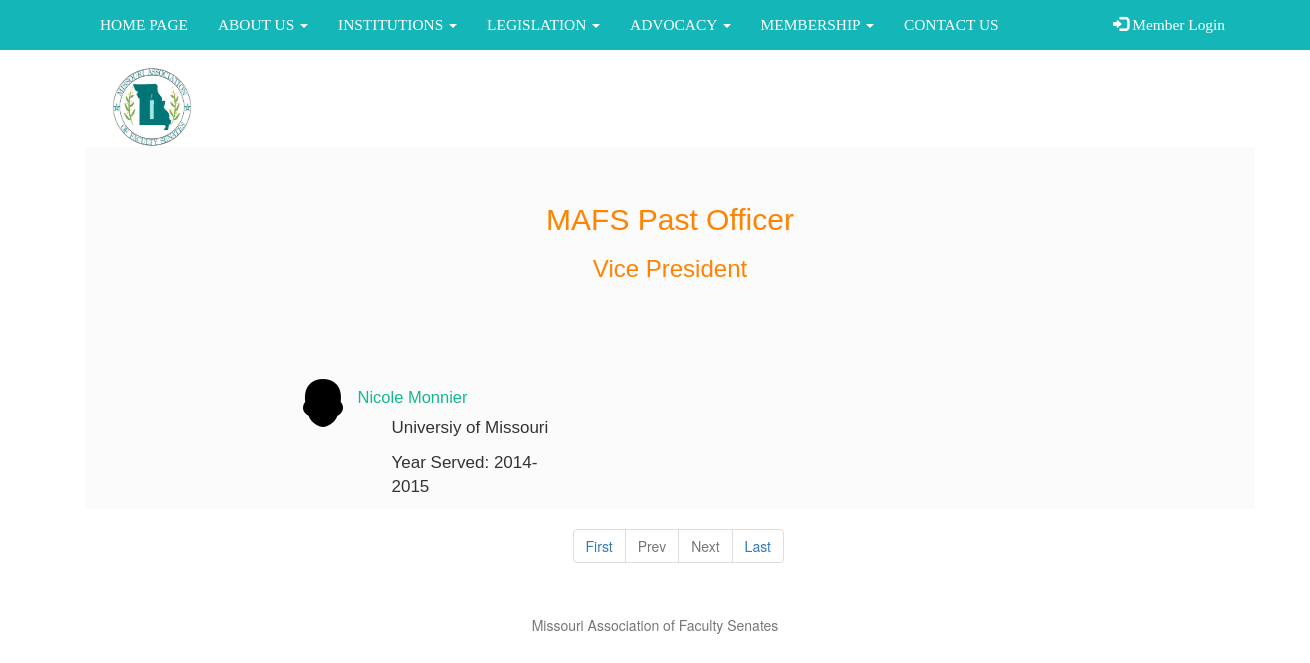
Screenshot of /views/pastVicePresident.php with the database file from the repository.
### tables this page shows
CREATE TABLE `pastemployee` (
  `ID` int(11) NOT NULL,
  `Name` text NOT NULL,
  `University` text NOT NULL,
  `Position` text NOT NULL,
  `Year` text NOT NULL
);

### views/pastVicePresident.php (the view, shortened to what this page needs)
<?php
    include_once('admin/sql.php');
    if (isset($_GET['pageno'])) {
        $pageno = $_GET['pageno'];
    } else {
        $pageno = 1;
    }
    $no_of_records_per_page = 10;
    $offset = ($pageno-1) * $no_of_records_per_page;
    $total_pages_sql = "SELECT COUNT(*)FROM `pastemployee` WHERE `Position` ='Vice President'";
    $result = mysqli_query($con,$total_pages_sql);
    $total_rows = mysqli_fetch_array($result)[0];
    $total_pages = ceil($total_rows / $no_of_records_per_page);
    $queryPast ="SELECT * FROM `pastemployee` WHERE `Position` ='Vice President' ORDER BY `ID` DESC LIMIT $offset, $no_of_records_per_page";
    $resultPast = mysqli_query($con,$queryPast);
?>
    <div class="container">
        <div class="container content">
            <div class="ff8300 officer"><h2>MAFS Past Officer</h2> <h3>Vice President</h3></div>
                <?php
                    $x = 0;
                    $pastEmployee = [];
                While ($row = mysqli_fetch_array($resultPast)){
                    $pastEmployee[$x]['Position'] = $row['Position'];
                    $pastEmployee[$x]['Name'] = $row['Name'];
                    $pastEmployee[$x]['University'] = $row['University'];
                    $pastEmployee[$x]['Year'] = $row['Year'];
                    $x++;
                };
        for ($i = 0 ; $i < count($pastEmployee); $i++) {?>
            <div class="row mediaBody">
                <div class="col-md-1"></div>
                <div class="col-md-3" style="padding-top:1em;">
                    <div class="media">
                        <div class="media-left">
                            <a href="#">
                                <img class="media-object" src="../public/images/user.png" alt="user">
                            </a>
                        </div>
                        <div class="media-body">
                            <div class="media">
                                        <div class="media-heading">
                                                <h5 class="b891" style="font-size:16.5px;"><?php echo($pastEmployee[$i]['Name']);?></h5>
                                                <p class="memberText"><?php echo($pastEmployee[$i]['University']);?></p>
                                                <p class="memberText">Year Served: <?php echo($pastEmployee[$i]['Year']);?></p>
                                    </div>
                            </div>
                        </div>
                    </div>
                    </div>
                    <?php
                     $i++;
                    if ($i >= count($pastEmployee)){
                        break;
                    }
                    ?>
                <?php }?>
                    </div>
                </div>
        <div class="row">
            <div class= "col-md-5"></div>
            <div class="col-md-6">
                <ul class="pagination">
                    <li><a href="?pageno=1">First</a></li>
                    <li class="<?php if($pageno <= 1){ echo 'disabled'; } ?>">
                    <a href="<?php if($pageno <= 1){ echo '#'; } else { echo "?pageno=".($pageno - 1); } ?>">Prev</a>
                    </li>
                    <li class="<?php if($pageno >= $total_pages){ echo 'disabled'; } ?>">
                    <a href="<?php if($pageno >= $total_pages){ echo '#'; } else { echo "?pageno=".($pageno + 1); } ?>">Next</a>
                    </li>
                    <li><a href="?pageno=<?php echo $total_pages; ?>">Last</a></li>
                </ul>
            </div>
        </div>
    </div>
      <footer style="margin-top:2em; text-align:center" class="footer">
                <div class="container">
                    <span class="text-muted">Missouri Association of Faculty Senates</span>
                </div>
     </footer>
    </body>
</html>

### public/css/menu.css (style rules this page uses)
.navbar { margin-bottom: -0.2em; border-radius: 0; font-size: 1.1em; background-color: #15b6b8; border-style: none; font-family: Georgia, serif; }
.nav-container { padding-left: 0; padding-right: 0; }
.navbar-inverse .navbar-nav>li>a { color: white; }
div.officer { text-align: center; font-size: 36px; padding-top: 1em; padding-bottom: 2em; }
.content { font-family: "Source Sans Pro",Helvetica,sans-serif; background-color: #f8f8f880; }
.ff8300 { color: #ff8300; font-size: 24px; }
.mediaBody { position: relative; visibility: visible; left: 100px; }
.memberText { padding-left: 2em; font-size:17px; }
.b891 { color: #15b891; size:35px; }
* { box-sizing: border-box; }
.dropdown { position: relative; display: inline-block; }

### rows the page displays
pastemployee: Name "Nicole Monnier", University "Universiy of Missouri", Year "2014-2015"
